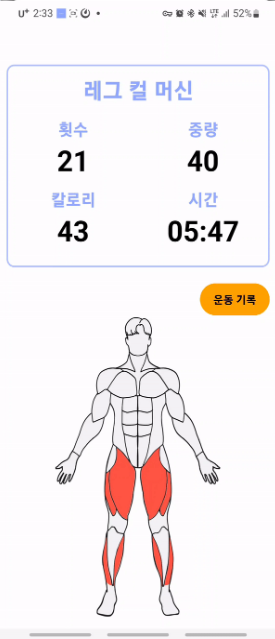
#> input picture image.png, 275 x 639 px, given in place of the camera
$ python 014_webcam_test.py
#> lines starting #> are read from the running program, lines starting #| are printed output that depends on the picture; after the words box and inside, x2 and y2 are one past the last pixel; in counts of white or black regions, pixels touching at a corner belong together
import cv2
import numpy as np
cap = cv2.VideoCapture(0)
cap.set(cv2.CAP_PROP_FRAME_WIDTH,500)
cap.set(cv2.CAP_PROP_FRAME_HEIGHT,300)
if cap.isOpened():
    ret,a=cap.read()
#> a is the input picture: shape (639, 275, 3); mean B, G, R 240.7, 239.6, 245.3
    while ret:
        ret,a=cap.read()

        dst = a.copy()
        a=cv2.medianBlur(a,5)
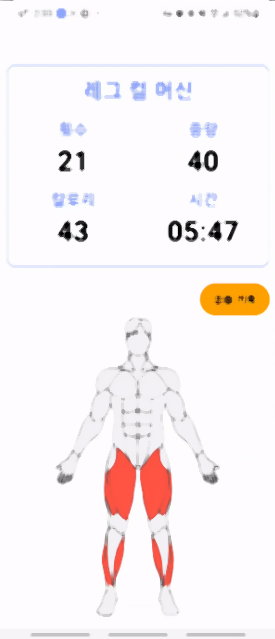
#> a: shape (639, 275, 3); mean B, G, R 242.7, 242, 248.3
        a=a[31:170,146:260]
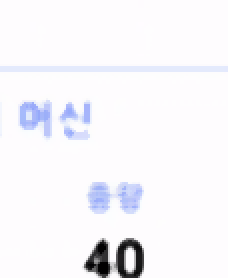
#> a: shape (139, 114, 3) (shown 2 times larger); mean B, G, R 249.1, 244.7, 245.7
        dst=dst[31:170,146:260]
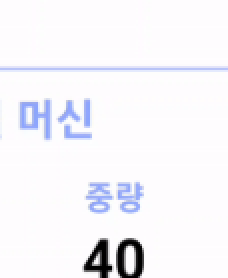
#> dst: shape (139, 114, 3) (shown 2 times larger); mean B, G, R 248.6, 243.8, 244.6
        gray = cv2.cvtColor(a, cv2.COLOR_BGR2HSV)
#> gray: shape (139, 114, 3); mean H, S, V 143.3, 5.7, 249.1
        hsv_1=np.array([95,70,100])
        hsv_2=np.array([135,255,255])
        img_mask=cv2.inRange(gray,hsv_1,hsv_2)
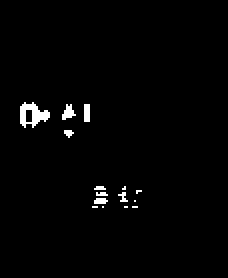
#> img_mask: shape (139, 114) (shown 2 times larger); 1.6% white; 15 white regions (12 under 20 px), largest, box (x1, y1, x2, y2) and area: (10, 51, 25, 64) 106, (31, 52, 38, 60) 32, (42, 52, 45, 61) 27
        cnt, labels, stats, centroids = cv2.connectedComponentsWithStats(img_mask)
#> labels: shape (139, 114) int32; 16 distinct labels, from 0 to 15
#> cnt = 16; stats = 16 rows, first 6: [0, 0, 114, 139, 15600], [10, 51, 15, 13, 106], [31, 52, 7, 8, 32], [42, 52, 3, 9, 27], [32, 65, 5, 4, 13], [47, 93, 6, 2, 10]; centroids = 16 rows, first 8: [56.87, 69.01], [15.93, 56.87], [33.69, 55.84], [43, 56], [33.85, 66.08], [49.5, 93.6], [61.67, 93.67], [68.75, 95.25]
        for i in range(1,cnt):
            (x,y,w,h,area)=stats[i]
            if area <5:
                continue
            cv2.rectangle(dst,(x-5,y-5,w+10,h+10),(255,255,255))
#> this loop made 15 passes
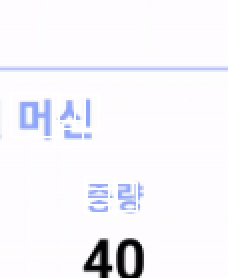
#> dst: shape (139, 114, 3) (shown 2 times larger); 2.81% of pixels changed, all inside (x1, y1, x2, y2) = (5, 46, 69, 107)

        # [4 lines of commented-out code are left out]

        cv2.imshow("camera",dst)
        cv2.imshow("camera2",img_mask)
        if cv2.waitKey(1) & 0xFF == 27:
#> (key Esc is pressed here)
            break
cap.release()
cv2.destroyAllWindows()
